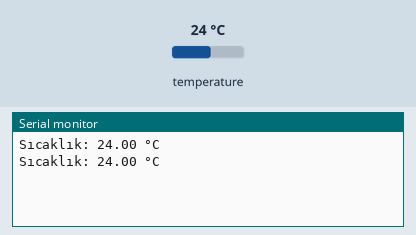
Simulated run of this sketch. Board: Arduino Uno, built with avr-gcc and run on an emulated ATmega328P. Shown: the last lines printed to the serial monitor. The inputs (shaded band) are chosen by the test bench; at power-on: temperature 24 °C.

Above: at 3.3 s.
3.4 s: temperature set to 12 °C
At 5.5 s:
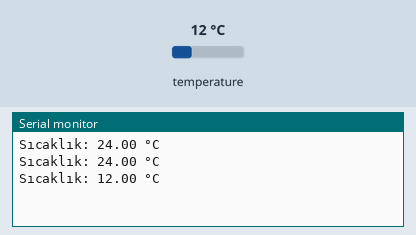
5.9 s: temperature set to 19 °C
At 7.1 s:
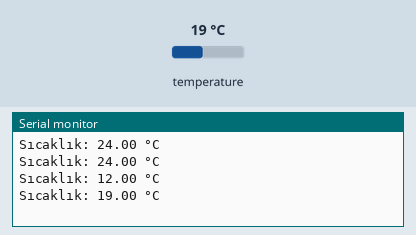
Timing chart, 0 to 8.9 s (numbered marks = the images above; inputs shaded):
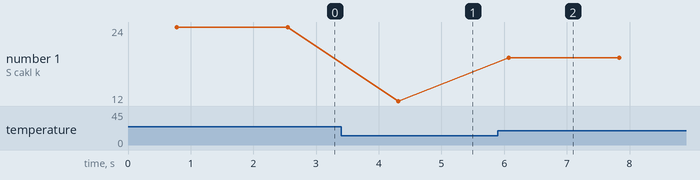

The sketch:

DS18B20.ino
```cpp
#include <OneWire.h>
#include <DallasTemperature.h>

#define ONE_WIRE_BUS 8

OneWire oneWire(ONE_WIRE_BUS);
DallasTemperature sensors(&oneWire);

void setup() {
  Serial.begin(9600);
  sensors.begin();
}

void loop() {
  sensors.requestTemperatures();

  float temperatureC = sensors.getTempCByIndex(0);

  if (temperatureC == -127.00) {
    Serial.println("Hata: Sensör okunamadı!");
  } else {
    Serial.print("Sıcaklık: ");
    Serial.print(temperatureC);
    Serial.println(" °C");
  }
   delay(1000);
}
```

Measured:
- after the input at 3.4 s, the serial monitor: prints a new line after 0.91 s (image 1)
- after the input at 5.9 s, the serial monitor: prints a new line after 0.17 s (image 2)
- plotted number 1: 24 → 12 after the input at 3.4 s, 12 → 19 after the input at 5.9 s
